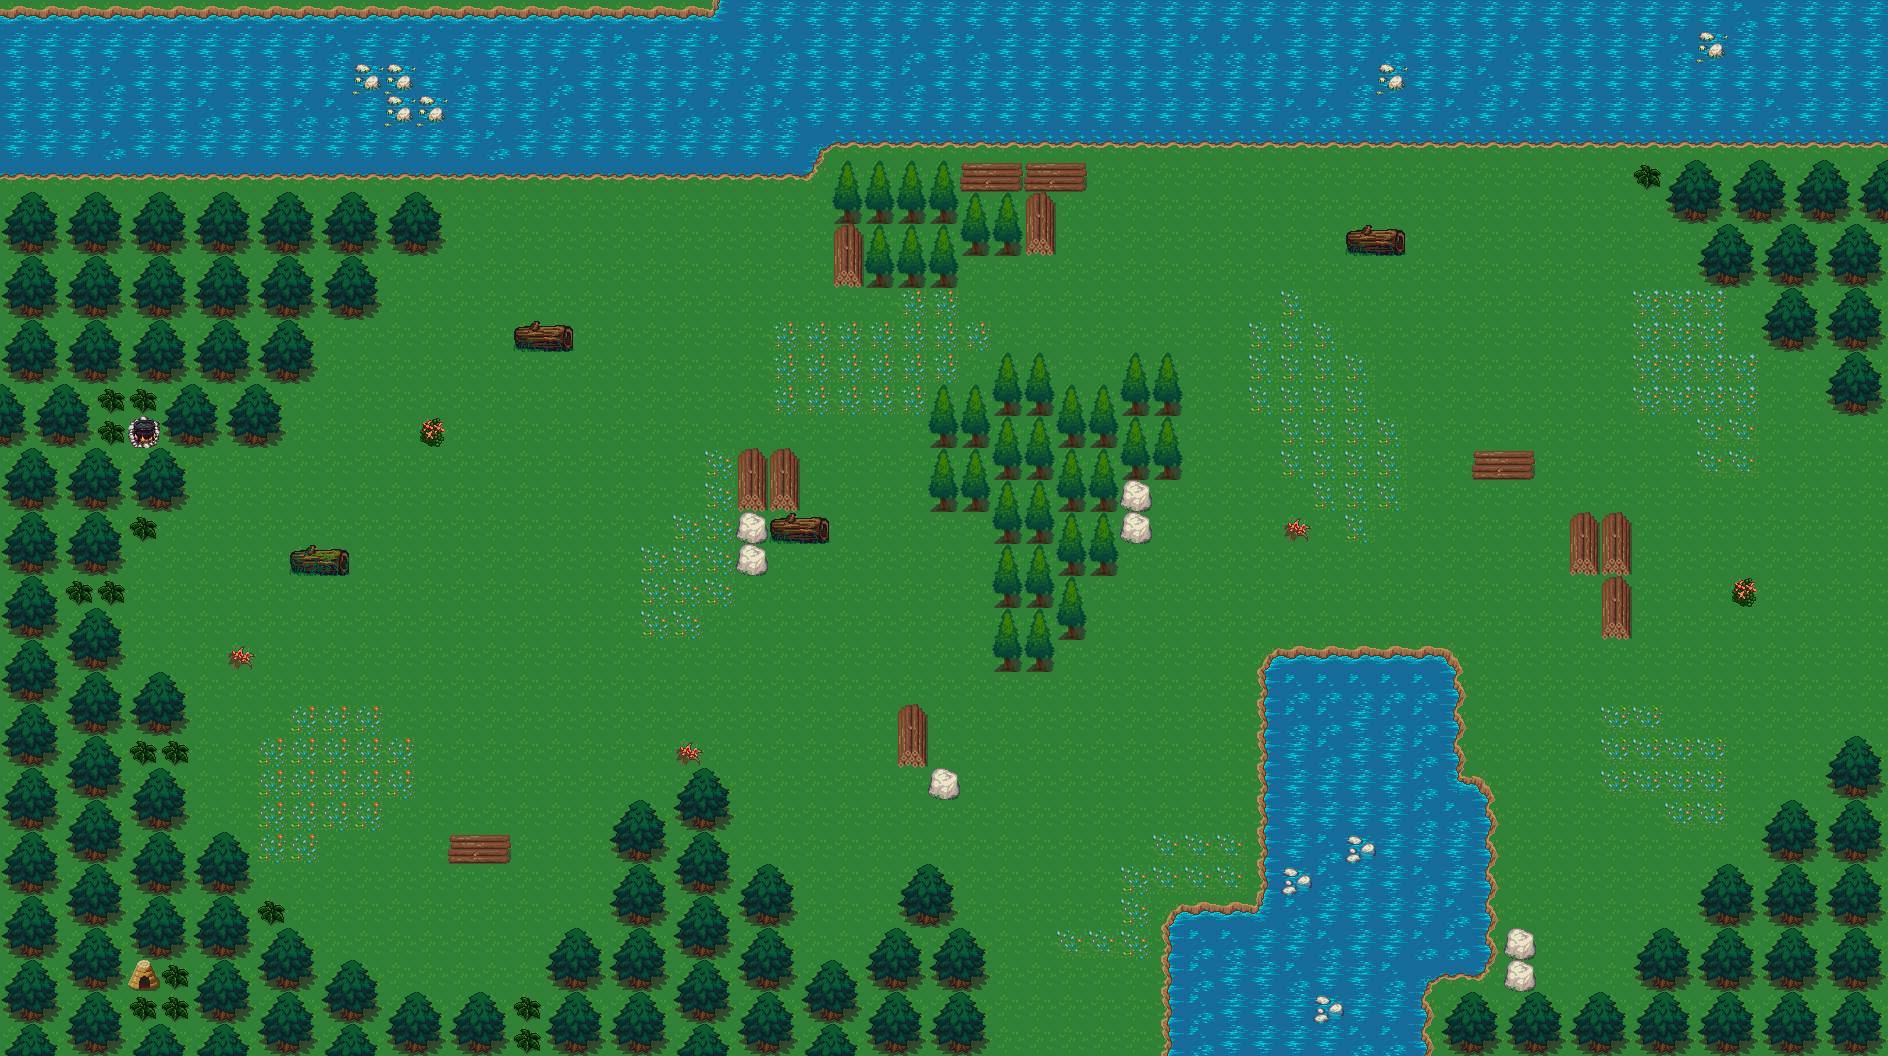

Rendered tile map (Tiled .tmx) drawn with the repository's tilesets; below, a short description and the map source with its tile grids summarised:
An orthogonal 59x33 tile map with 32x32 px tiles, 2 tile layers (Tilelaag 1, Tilelaag 2).

<map version="1.0" orientation="orthogonal" renderorder="right-down" width="59" height="33" tilewidth="32" tileheight="32" nextobjectid="1">
 <tileset firstgid="1" name="forest_tiles" tilewidth="32" tileheight="32" tilecount="256" columns="16">
  <image source="../../../../../../../../../Downloads/LPC_forest/LPC_forest/forest_tiles.png" width="512" height="512" />
  <tile id="14">
   <properties>
    <property name="Name" value="Log8" />
   </properties>
  </tile>
  <tile id="26">
   <properties>
    <property name="Name" value="Tree6" />
   </properties>
  </tile>
  <tile id="27">
   <properties>
    <property name="Name" value="Stone1" />
   </properties>
  </tile>
  <tile id="28">
   <properties>
    <property name="Name" value="Stone2" />
   </properties>
  </tile>
  <tile id="30">
   <properties>
    <property name="Name" value="Log7" />
   </properties>
  </tile>
  <tile id="42">
   <properties>
    <property name="Name" value="Tree5" />
   </properties>
  </tile>
  <tile id="43">
   <properties>
    <property name="Name" value="Log5" />
   </properties>
  </tile>
  <tile id="44">
   <properties>
    <property name="Name" value="Log6" />
   </properties>
  </tile>
  <tile id="50">
   <properties>
    <property name="Name" value="Plant" />
   </properties>
  </tile>
  <tile id="55">
   <properties>
    <property name="Name" value="Log1" />
   </properties>
  </tile>
  <tile id="56">
   <properties>
    <property name="Name" value="Log2" />
   </properties>
  </tile>
  <tile id="57">
   <properties>
    <property name="Name" value="Log3" />
   </properties>
  </tile>
  <tile id="58">
   <properties>
    <property name="Name" value="Log4" />
   </properties>
  </tile>
  <tile id="96">
   <properties>
    <property name="Name" value="Tree1" />
   </properties>
  </tile>
  <tile id="97">
   <properties>
    <property name="Name" value="Tree3" />
   </properties>
  </tile>
  <tile id="112">
   <properties>
    <property name="Name" value="Tree2" />
   </properties>
  </tile>
  <tile id="113">
   <properties>
    <property name="Name" value="Tree4" />
   </properties>
  </tile>
  <tile id="116">
   <properties>
    <property name="Name" value="Water1" />
   </properties>
  </tile>
  <tile id="117">
   <properties>
    <property name="Name" value="Water2" />
   </properties>
  </tile>
  <tile id="118">
   <properties>
    <property name="Name" value="Water3" />
   </properties>
  </tile>
  <tile id="119">
   <properties>
    <property name="Name" value="Water4" />
   </properties>
  </tile>
  <tile id="120">
   <properties>
    <property name="Name" value="Water5" />
   </properties>
  </tile>
  <tile id="121">
   <properties>
    <property name="Name" value="Water6" />
   </properties>
  </tile>
  <tile id="130">
   <properties>
    <property name="Name" value="InvisiWall" />
   </properties>
  </tile>
  <tile id="132">
   <properties>
    <property name="Name" value="Water7" />
   </properties>
  </tile>
  <tile id="133">
   <properties>
    <property name="Name" value="Water8" />
   </properties>
  </tile>
  <tile id="134">
   <properties>
    <property name="Name" value="Water9" />
   </properties>
  </tile>
  <tile id="135">
   <properties>
    <property name="Name" value="Water10" />
   </properties>
  </tile>
  <tile id="136">
   <properties>
    <property name="Name" value="Water11" />
   </properties>
  </tile>
  <tile id="137">
   <properties>
    <property name="Name" value="Water12" />
   </properties>
  </tile>
  <tile id="138">
   <properties>
    <property name="Name" value="Water13" />
   </properties>
  </tile>
  <tile id="139">
   <properties>
    <property name="Name" value="Water14" />
   </properties>
  </tile>
  <tile id="140">
   <properties>
    <property name="Name" value="Water15" />
   </properties>
  </tile>
  <tile id="148">
   <properties>
    <property name="Name" value="Water16" />
   </properties>
  </tile>
  <tile id="149">
   <properties>
    <property name="Name" value="Water17" />
   </properties>
  </tile>
  <tile id="150">
   <properties>
    <property name="Name" value="Water18" />
   </properties>
  </tile>
  <tile id="151">
   <properties>
    <property name="Name" value="Water19" />
   </properties>
  </tile>
  <tile id="152">
   <properties>
    <property name="Name" value="Water20" />
   </properties>
  </tile>
  <tile id="153">
   <properties>
    <property name="Name" value="Water21" />
   </properties>
  </tile>
  <tile id="154">
   <properties>
    <property name="Name" value="Water22" />
   </properties>
  </tile>
  <tile id="155">
   <properties>
    <property name="Name" value="Water23" />
   </properties>
  </tile>
  <tile id="156">
   <properties>
    <property name="Name" value="Water24" />
   </properties>
  </tile>
  <tile id="164">
   <properties>
    <property name="Name" value="Water25" />
   </properties>
  </tile>
  <tile id="165">
   <properties>
    <property name="Name" value="Water26" />
   </properties>
  </tile>
  <tile id="166">
   <properties>
    <property name="Name" value="Water27" />
   </properties>
  </tile>
  <tile id="167">
   <properties>
    <property name="Name" value="Water28" />
   </properties>
  </tile>
  <tile id="168">
   <properties>
    <property name="Name" value="Water29" />
   </properties>
  </tile>
  <tile id="169">
   <properties>
    <property name="Name" value="Water30" />
   </properties>
  </tile>
  <tile id="170">
   <properties>
    <property name="Name" value="Water31" />
   </properties>
  </tile>
  <tile id="171">
   <properties>
    <property name="Name" value="Water32" />
   </properties>
  </tile>
  <tile id="172">
   <properties>
    <property name="Name" value="Water33" />
   </properties>
  </tile>
  <tile id="180">
   <properties>
    <property name="Name" value="Water34" />
   </properties>
  </tile>
  <tile id="181">
   <properties>
    <property name="Name" value="Water35" />
   </properties>
  </tile>
  <tile id="182">
   <properties>
    <property name="Name" value="Water36" />
   </properties>
  </tile>
  <tile id="183">
   <properties>
    <property name="Name" value="Water37" />
   </properties>
  </tile>
  <tile id="184">
   <properties>
    <property name="Name" value="Water38" />
   </properties>
  </tile>
  <tile id="185">
   <properties>
    <property name="Name" value="Water39" />
   </properties>
  </tile>
  <tile id="186">
   <properties>
    <property name="Name" value="Water40" />
   </properties>
  </tile>
  <tile id="187">
   <properties>
    <property name="Name" value="Water41" />
   </properties>
  </tile>
  <tile id="188">
   <properties>
    <property name="Name" value="Water42" />
   </properties>
  </tile>
 </tileset>
 <layer name="Tilelaag 1" width="59" height="33">
  <properties>
   <property name="Name" value="Grass" />
  </properties>
  <data>[1947 cells, 1947 non-empty, 10 distinct tile ids]</data>
 </layer>
 <objectgroup name="Objectlaag 1" visible="0" />
 <layer name="Tilelaag 2" width="59" height="33">
  <data>[1947 cells, 806 non-empty, 44 distinct tile ids]</data>
 </layer>
</map>
